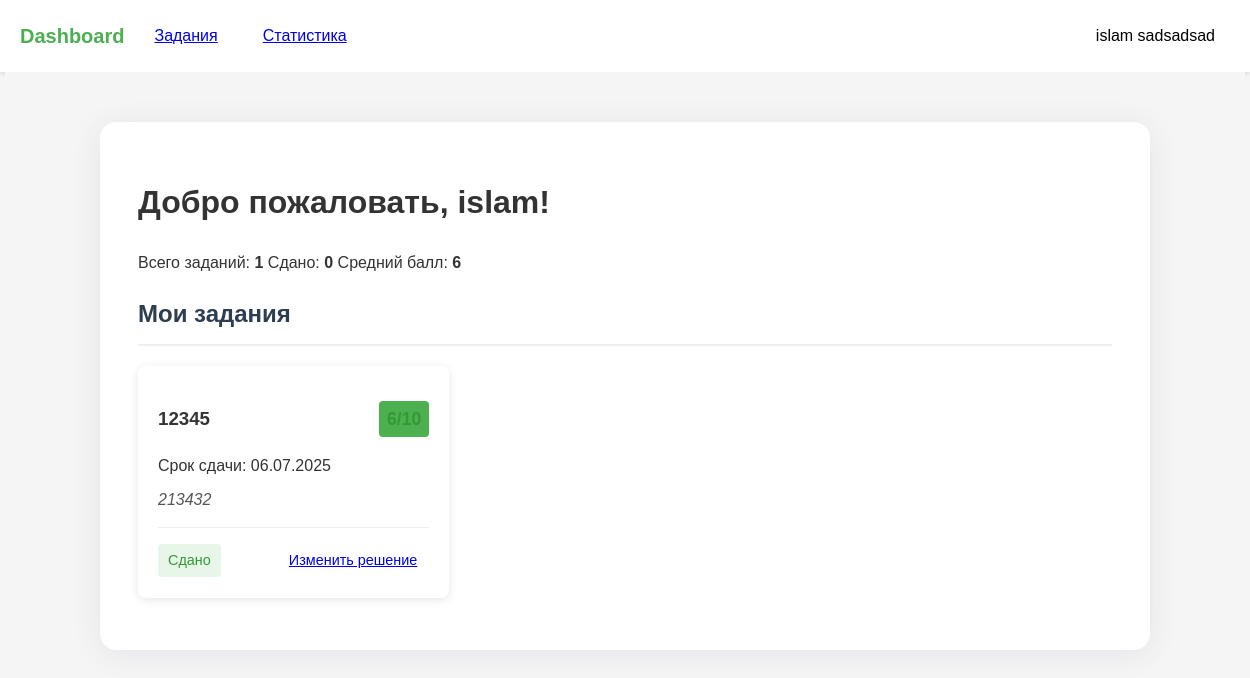
Page /dashboard (signed in) on the committed database.
### models.py (models this page shows)
class User(UserMixin, db.Model):
    id = db.Column(db.Integer, primary_key=True)
    name = db.Column(db.String(150))
    email = db.Column(db.String(150), unique=True)
    password = db.Column(db.String(150))
    role = db.Column(db.String(50))  # 'student' or 'teacher'
    group = db.Column(db.String(50))
    first_name = db.Column(db.String(150))
    last_name = db.Column(db.String(150))
    age = db.Column(db.Integer)
    gender = db.Column(db.String(10))  # 'male', 'female', 'other'
    students = db.relationship(
        'User',
        secondary=teacher_student,
        primaryjoin=(id == teacher_student.c.teacher_id),
        secondaryjoin=(id == teacher_student.c.student_id),
        backref=db.backref('teachers', lazy='dynamic'),
        lazy='dynamic'
    )

class Assignment(db.Model):
    id = db.Column(db.Integer, primary_key=True)
    title = db.Column(db.String(100), nullable=False)
    description = db.Column(db.Text, nullable=False)
    deadline = db.Column(db.DateTime)
    max_score = db.Column(db.Integer, default=10)
    teacher_id = db.Column(db.Integer, db.ForeignKey('user.id'))
    created_at = db.Column(db.DateTime, default=datetime.utcnow)
    submissions = db.relationship('Submission', backref='assignment', lazy=True)
    questions = db.relationship('Question', backref='assignment', cascade='all, delete-orphan', lazy=True)

class Submission(db.Model):
    id = db.Column(db.Integer, primary_key=True)
    student_id = db.Column(db.Integer, db.ForeignKey('user.id'))
    assignment_id = db.Column(db.Integer, db.ForeignKey('assignment.id'))
    solution_text = db.Column(db.Text)
    submitted_at = db.Column(db.DateTime, default=datetime.utcnow)
    score = db.Column(db.Integer)
    feedback = db.Column(db.Text)

### main.py (the view)
@main.route('/dashboard')
@login_required
def dashboard():
    if current_user.role == 'teacher':
        students = User.query.filter_by(role='student').all()
        assignments = Assignment.query.filter_by(teacher_id=current_user.id).all()
        avg_scores = {}
        for student in students:
            submissions = Submission.query.filter_by(student_id=student.id).all()
            scores = [s.score for s in submissions if s.score is not None]
            avg_scores[student.id] = round(sum(scores) / len(scores), 2) if scores else None
        return render_template(
            'teacher_dashboard.html',
            students=students,
            assignments=assignments,
            avg_scores=avg_scores,  # <——— вот оно!
            current_user=current_user,
            all_groups=[],           # если используешь фильтрацию по группам, передай актуально
            group_filter='',
            score_filter=''
        )
    else:
        assignments = Assignment.query.all()
        my_submissions = Submission.query.filter_by(student_id=current_user.id).all()
        submissions_by_assignment = {s.assignment_id: s for s in my_submissions}
        for a in assignments:
            a.submissions = [submissions_by_assignment[a.id]] if a.id in submissions_by_assignment else []
        return render_template('student_dashboard.html',
                               assignments=assignments,
                               submissions=my_submissions,
                               current_user=current_user)

### app.py (called while the page is built)
def create_app():
    app = Flask(__name__)
    app.config['SECRET_KEY'] = 'your_secret_key'
    app.config['SQLALCHEMY_DATABASE_URI'] = 'sqlite:///data.db'
    app.config['SQLALCHEMY_TRACK_MODIFICATIONS'] = False
    app.config['TEMPLATES_AUTO_RELOAD'] = True
    db.init_app(app)
    login_manager.init_app(app)
    login_manager.login_view = 'auth.login'
    from models import User
    @login_manager.user_loader
    def load_user(user_id):
        return User.query.get(int(user_id))
    from auth import auth as auth_blueprint
    app.register_blueprint(auth_blueprint)
    from main import main as main_blueprint
    app.register_blueprint(main_blueprint)
    return app

### templates/student_dashboard.html (shortened to what this page needs)
{% extends "base.html" %}
{% block content %}
<div class="student-dashboard">
    <div class="dashboard-container">
        <h1 class="welcome-title">Добро пожаловать, {{ current_user.name }}!</h1>
        <div class="student-progress-block">
            <span>Всего заданий: <b>{{ assignments|length }}</b></span>
            <span>Сдано: <b>
                {% set submitted = 0 %}
                {% for assignment in assignments %}
                    {% set my_submission = assignment.submissions | first %}
                    {% if my_submission and my_submission.score is not none %}
                        {% set submitted = submitted + 1 %}
                    {% endif %}
                {% endfor %}
                {{ submitted }}
            </b></span>
            <span>
                Средний балл: <b>
                {% set all_scores = [] %}
                {% for assignment in assignments %}
                    {% set my_submission = assignment.submissions | first %}
                    {% if my_submission and my_submission.score is not none %}
                        {% set _ = all_scores.append(my_submission.score) %}
                    {% endif %}
                {% endfor %}
                {% if all_scores %}
                    {{ (all_scores | sum) // (all_scores | length) }}
                {% else %}
                    —
                {% endif %}
                </b>
            </span>
        </div>
        <div class="assignments-section">
            <h2 class="section-title">Мои задания</h2>
            <div class="assignments-grid">
                {% for assignment in assignments %}
                {% set my_submission = assignment.submissions | first %}
                <div class="assignment-card">
                    <div class="assignment-header" style="display: flex; justify-content: space-between; align-items: center;">
                        <h3>{{ assignment.title }}</h3>
                        {% if my_submission and my_submission.score is not none %}
                            <span class="score-label" style="color:#339933; font-weight:bold;">
                                {{ my_submission.score }}/{{ assignment.max_score }}
                            </span>
                        {% endif %}
                    </div>
                    <span class="due-date">
                        {% if assignment.deadline %}
                            Срок сдачи: {{ assignment.deadline.strftime('%d.%m.%Y') }}
                        {% else %}
                            Без срока
                        {% endif %}
                    </span>
                    <p class="assignment-description">{{ assignment.description }}</p>
                    <div class="assignment-status">
                        {% if my_submission %}
                            {% if my_submission.score is not none %}
                                <div class="score submitted">
                                    <span style="color:#339933;">Сдано</span>
                                </div>
                                <a href="{{ url_for('main.submit_assignment', assignment_id=assignment.id) }}"
                                   class="btn btn-small">Изменить решение</a>
                            {% else %}
                                <div class="score waiting">
                                    <span style="color:#d98e1f;">Сдано, ожидает проверки</span>
                                </div>
                                <a href="{{ url_for('main.submit_assignment', assignment_id=assignment.id) }}"
                                   class="btn btn-small">Изменить решение</a>
                            {% endif %}
                        {% else %}
                            <div class="score not-submitted">
                                <span style="color:#c23c2a;">Не сдано</span>
                            </div>
                            <a href="{{ url_for('main.submit_assignment', assignment_id=assignment.id) }}"
                               class="btn btn-small btn-primary">Сдать работу</a>
                        {% endif %}
                    </div>
                </div>
                {% else %}
                <div class="no-assignments">
                    <p>На данный момент у вас нет активных заданий</p>
                </div>
                {% endfor %}
            </div>
        </div>
    </div>
</div>
{% endblock %}

### templates/base.html (shortened to what this page needs)
<!DOCTYPE html>
<html lang="ru">
<head>
    <link rel="stylesheet" href="../static/style.css">
</head>
<body>
    <header class="header">
        <nav class="navbar">
            <div class="nav-left">
                <a href="{{ url_for('main.dashboard') }}" class="logo">Dashboard</a>
                {% if current_user.is_authenticated %}
                    {% if current_user.role == 'teacher' %}
                        <a href="{{ url_for('main.create_assignment') }}" class="nav-btn">Задания</a>
                    {% else %}
                        <a href="{{ url_for('main.assignments_list') }}" class="nav-btn">Задания</a>
                    {% endif %}
                    <a href="{{ url_for('main.statistics') }}" class="nav-btn">Статистика</a>
                {% endif %}
            </div>
            <div class="nav-right">
                {% if current_user.is_authenticated %}
                <div class="profile-dropdown">
                    <button class="nav-btn profile-btn">{{ current_user.name }}{% if current_user.last_name %} {{ current_user.last_name }}{% endif %}</button>
                </div>
                {% else %}
                <a href="{{ url_for('auth.login') }}" class="nav-btn">Вход</a>
                {% endif %}
            </div>
        </nav>
    </header>
    <main>
        {% block content %}{% endblock %}
    </main>
</body>
</html>

### static/style.css (style rules this page uses)
:root { --primary-color: #4CAF50; --primary-hover: #45a049; --danger-color: #dc3545; --danger-hover: #c82333; --text-color: #333; --light-gray: #f8f9fa; --medium-gray: #e9ecef; --dark-gray: #6c757d; --shadow: 0 2px 10px rgba(0, 0, 0, 0.1); }
body { margin: 0; font-family: 'Arial', sans-serif; background-color: #f5f5f5; color: var(--text-color); line-height: 1.6; }
.navbar { display: flex; justify-content: space-between; align-items: center; padding: 15px 20px; background-color: white; box-shadow: 0 2px 4px rgba(0, 0, 0, 0.1); }
.nav-left, .nav-right { display: flex; align-items: center; gap: 15px; }
.logo { font-size: 1.25rem; font-weight: bold; color: var(--primary-color); text-decoration: none; transition: color 0.3s; }
.nav-btn { padding: 8px 15px; background: none; border: none; cursor: pointer; font-size: 1rem; border-radius: 4px; transition: all 0.3s; }
.profile-dropdown { position: relative; }
.assignment-card { background: white; border-radius: 8px; padding: 20px; margin-bottom: 20px; box-shadow: var(--shadow); transition: transform 0.3s, box-shadow 0.3s; }
.btn { display: inline-block; padding: 10px 20px; border: none; border-radius: 4px; font-size: 1rem; cursor: pointer; text-align: center; transition: background 0.3s; }
.btn-small { padding: 6px 12px; font-size: 0.9rem; }
.student-dashboard { max-width: 1200px; margin: 0 auto; padding: 20px; }
.assignments-grid { display: grid; grid-template-columns: repeat(auto-fill, minmax(300px, 1fr)); gap: 20px; }
.assignment-status { display: flex; justify-content: space-between; align-items: center; margin-top: 15px; padding-top: 15px; border-top: 1px solid #eee; }
.score { padding: 5px 10px; border-radius: 4px; font-size: 0.9rem; }
.score.submitted { background-color: #e8f5e9; color: #2e7d32; }
.section-title { color: #2c3e50; border-bottom: 2px solid #ecf0f1; padding-bottom: 10px; margin-bottom: 20px; }
.score-label { background-color: var(--primary-color); color: white; padding: 4px 8px; border-radius: 4px; font-size: 0.85rem; }
.assignment-description { margin: 0.5rem 0; font-style: italic; color: #555; }
.student-dashboard { width: 100%; min-height: 100vh; background: #f5f5f5; }
.dashboard-container { max-width: 1050px; margin: 30px auto 0 auto; background: white; border-radius: 16px; padding: 34px 38px 32px 38px; box-shadow: 0 4px 30px rgba(60,70,110,0.09); box-sizing: border-box; }
.assignment-header .score-label { margin-left: 1rem; font-size: 1.1rem; font-weight: bold; }
.assignment-card .score.submitted { color: #339933; }

### rows in the picture
User: name "islam", last_name "sadsadsad"
Assignment: title "12345", max_score "10", deadline "06.07.2025", description "213432"
Submission: score "6"

### other values in the picture
{{ assignments|length }} "1"
{{ submitted }} "0"
{{ (all_scores | sum) // (all_scores | length) }} "6"
